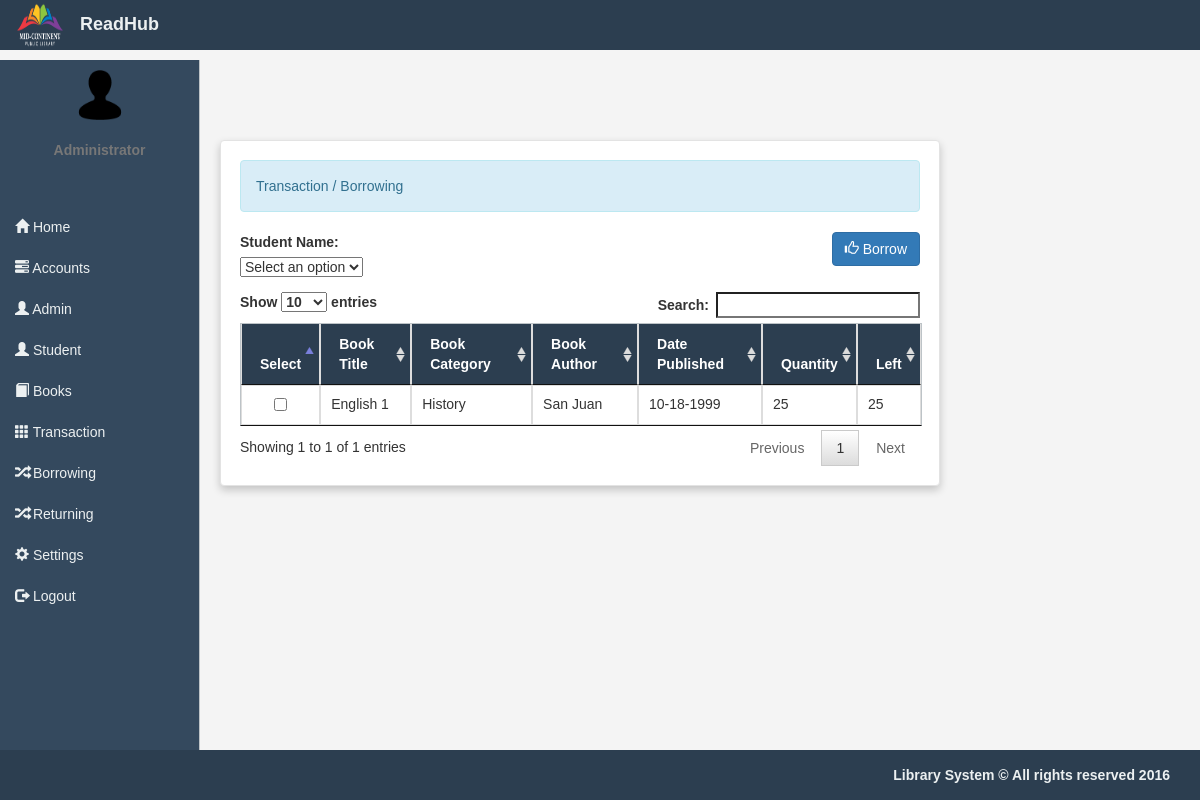
/borrowing.php (signed in), run on an earlier commit of the app's database.
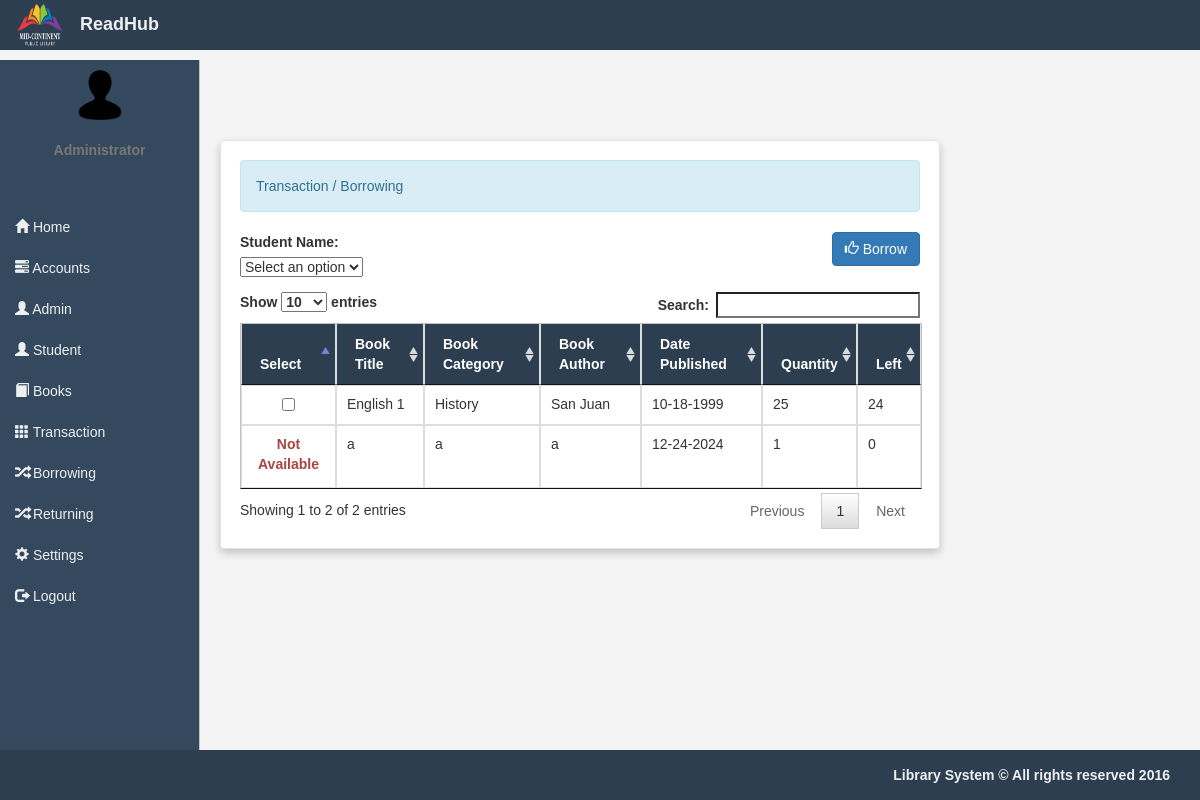
And on a later commit of the database.
### tables this page shows
CREATE TABLE IF NOT EXISTS `book` (
  `book_id` int NOT NULL AUTO_INCREMENT,
  `book_title` varchar(50) NOT NULL,
  `book_description` varchar(200) NOT NULL,
  `book_category` varchar(50) NOT NULL,
  `book_author` varchar(60) NOT NULL,
  `date_publish` varchar(25) NOT NULL,
  `qty` int NOT NULL,
  PRIMARY KEY (`book_id`)
);

### borrowing.php (the view, shortened to what the changed rows need)
<!DOCTYPE html>
<html lang="eng">
<head>
    <link rel="stylesheet" type="text/css" href="css/bootstrap.css" />
    <link rel="stylesheet" type="text/css" href="css/jquery.dataTables.css" />
</head>
<body>
            <label class="text-muted"><?php require 'account.php'; echo $name; ?></label>
    <div class="content">
        <div class="col-lg-9 well" style="margin-top: 60px;">
            <div class="alert alert-info">Transaction / Borrowing</div>
            <form method="POST" action="borrow.php" enctype="multipart/form-data">
                <div class="form-group pull-left">
                    <label>Student Name:</label>
                    <br />
                    <select name="student_no" id="student">
                    </select>
                </div>
                <div class="form-group pull-right">
                    <button name="save_borrow" class="btn btn-primary"><span class="glyphicon glyphicon-thumbs-up"></span> Borrow</button>
                </div>
                <table id="table" class="table table-bordered">
                    <thead class="alert-success">
                        <tr>
                            <th>Select</th>
                            <th>Book Title</th>
                            <th>Book Category</th>
                            <th>Book Author</th>
                            <th>Date Published</th>
                            <th>Quantity</th>
                            <th>Left</th>
                        </tr>
                    </thead>
                    <tbody>
                        <?php
                        $i = 0;
                        $q_book = $conn->query("SELECT * FROM `book`") or die(mysqli_error());
                        while($f_book = $q_book->fetch_array()){
                            $q_borrow = $conn->query("SELECT SUM(qty) as total FROM `borrowing` WHERE `book_id` = '$f_book[book_id]' && `status` = 'Borrowed'") or die(mysqli_error());
                            $new_qty = $q_borrow->fetch_array();
                            $total = $f_book['qty'] - $new_qty['total'];
                        ?>
                        <tr>
                            <td>
                                <?php
                                    if($total == 0){
                                        echo "<center><label class='text-danger'>Not Available</label></center>";
                                    } else {
                                        echo '<input type="hidden" name="book_id['.$i.']" value="'.$f_book['book_id'].'"><center><input type="checkbox" name="selector['.$i.']" value="1"></center>';
                                    }
                                ?>
                            </td>
                            <td><?php echo $f_book['book_title']?></td>
                            <td><?php echo $f_book['book_category']?></td>
                            <td><?php echo $f_book['book_author']?></td>
                            <td><?php echo date("m-d-Y", strtotime($f_book['date_publish']))?></td>
                            <td><?php echo $f_book['qty']?></td>
                            <td><?php echo $total ?></td>
                        </tr>
                        <?php
                        $i++;
                        }
                        ?>
                    </tbody>
                </table>
            </form>
        </div>
    </div>
	</body>
</html>

What changed in the data, as far as the page shows it:
computed for book "English 1": qty "25" → "24"
added book: shows "Not Available", book_title "a", book_category "a", book_author "a", date_publish "12-24-2024", qty "1", total "0"
Also different on the page:
text written by a page script: "Show entries Search: Showing 1 to 1 of 1 entries Previous 1 Next" → "Show entries Search: Showing 1 to 2 of 2 entries Previous 1 Next"
